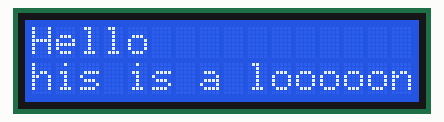
Recording of a sketch running on a simulated Arduino Uno, built with avr-gcc and run on an emulated ATmega328P. Parts: 16×2 character LCD. What the sketch prints to the serial monitor is not drawn.

Above: at 0.49 s.
At 1.1 s:
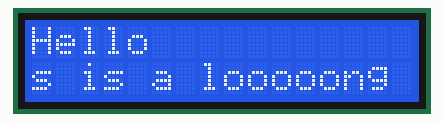
At 2.02 s:
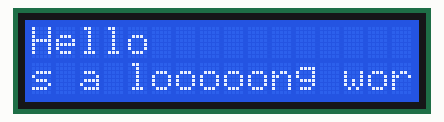
At 2.95 s:
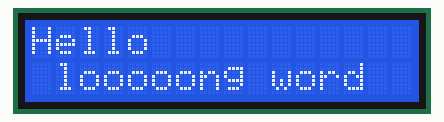
At 3.86 s:
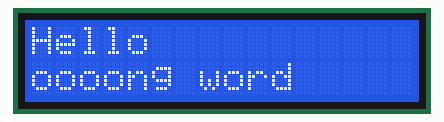
At 7.25 s:
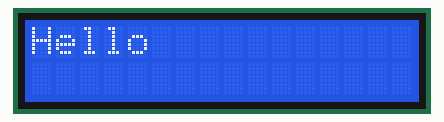

Measured:
- by itself, everything shown: repeats every 7.4 s, in 24 steps

The sketch:

arduino_lcd.ino
```cpp
#include <Wire.h>
#include <LiquidCrystal_I2C.h>
#include "i2cLcd.h"

// 設定 LCD 的 I2C 位址，通常是 0x27 或 0x3F
LiquidCrystal_I2C lcd(0x27, 16, 2);
LcdWords screen;

void setup() {
  lcd.init();
  lcd.backlight();
  Serial.begin(115200);

  screen.set_words(0, "Hello");
  screen.set_words(1, "This is a looooong word");

  // 在第一行顯示文字
  // lcd.setCursor(-1, 1);
  // lcd.print("Scrolling Text");

  // 啟動自動捲動
}

void loop() {
  screen.start_service();
  screen.show(lcd);
  // 在自動捲動模式下逐字打印文字，讓文字慢慢移出螢幕
}
```

i2cLcd.h
```cpp
#ifndef I2CLCD_FJ27582
#define I2CLCD_FJ27582 1
#include <Wire.h>
#include <LiquidCrystal_I2C.h>

#define SCREEN_WIDTH 16
#define SCREEN_HEIGHT 2

String clip(String inp, int start, int limit = SCREEN_WIDTH) {
    String outp = "";
    int l = inp.length();
    if(start >= l){
        return outp;
    }
    for(int a = 0;a<l;a++){
        if(a >= limit){
            break;
        }
        outp += inp[a+start];

    }
    return outp;
}

class LcdWords {
    private:
        String words[SCREEN_HEIGHT];
        String words_now_show[SCREEN_HEIGHT];
        bool word_reset_clear = false;
        int position_x[SCREEN_HEIGHT];
        bool scroll[SCREEN_HEIGHT];
        int rollback_rate = 300;
        unsigned long now_time[SCREEN_HEIGHT];
    public:
        LcdWords() {
            for(int a=0;a<SCREEN_HEIGHT;a++){
                now_time[a] = millis();
            }
        }
        void set_rollback_rate(int inp) {
            rollback_rate = inp;
            return;
        }
        void set_words(int pos_y, String inp, bool auto_scroll = true, bool need_scroll = false) {
            inp += " ";
            words[pos_y] = inp;
            words_now_show[pos_y] = clip(inp, 0);
            position_x[pos_y] = 0;
            if(auto_scroll){
                if(inp.length() >= SCREEN_WIDTH) {
                    scroll[pos_y] = true;
                }else{
                    scroll[pos_y] = false;
                }
            }else{
                scroll[pos_y] = need_scroll;
            }
            word_reset_clear = true;
        }
        void start_service() {
            for(int a=0;a<SCREEN_HEIGHT;a++){
                unsigned long tn = millis();
                if(scroll[a]){
                    if(tn - now_time[a] >= rollback_rate){
                        position_x[a] += 1;
                        Serial.print(position_x[a]);
                        Serial.print(" ");
                        Serial.println(words[a].length());
                        if(position_x[a] >= words[a].length()) {
                            position_x[a] = 0;
                        }
                        words_now_show[a] = clip(words[a], position_x[a]);
                        now_time[a] = tn;
                    }
                }

            }
        }
        void show(LiquidCrystal_I2C &l) {
            if(word_reset_clear) {
                for(int a=0;a<SCREEN_HEIGHT; a++){
                    l.setCursor(0, a);
                    l.print("                ");
                }
                word_reset_clear = false;
            }
            for(int a=0;a<SCREEN_HEIGHT; a++){
                l.setCursor(0, a);
                l.print(words_now_show[a].c_str());
            }
        }

};
#endif
```
